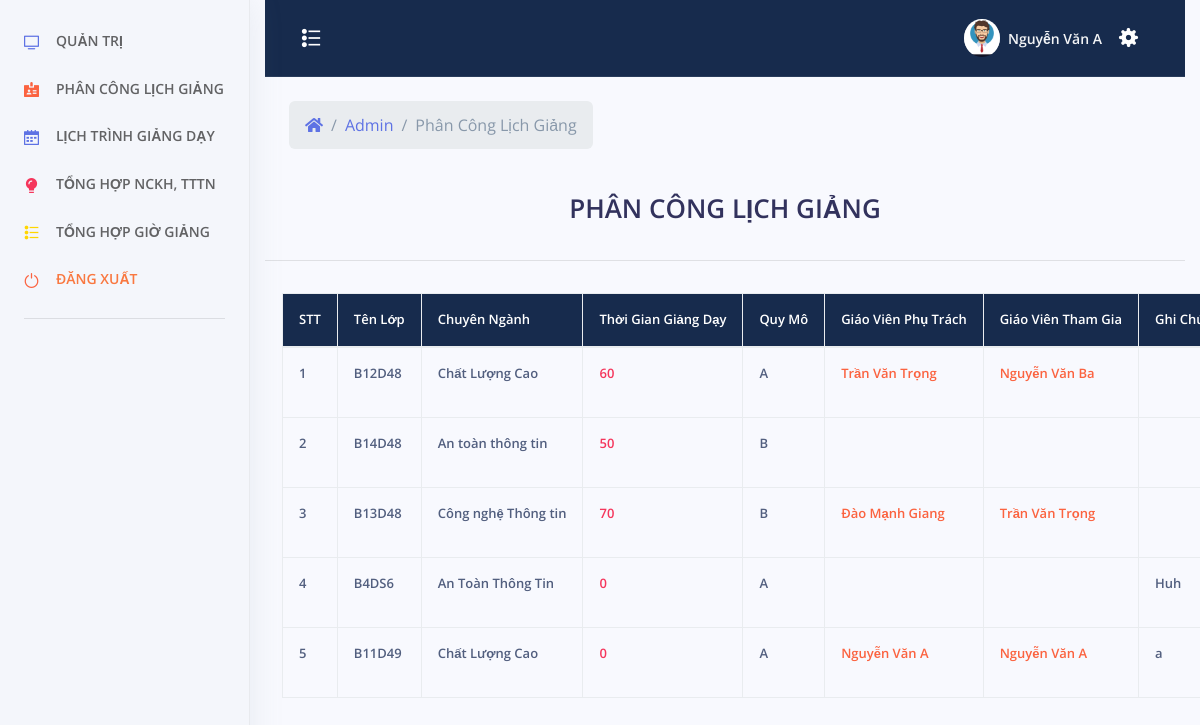
The page /admin/index.php?menu=phancong (signed in) on the database as committed earlier.
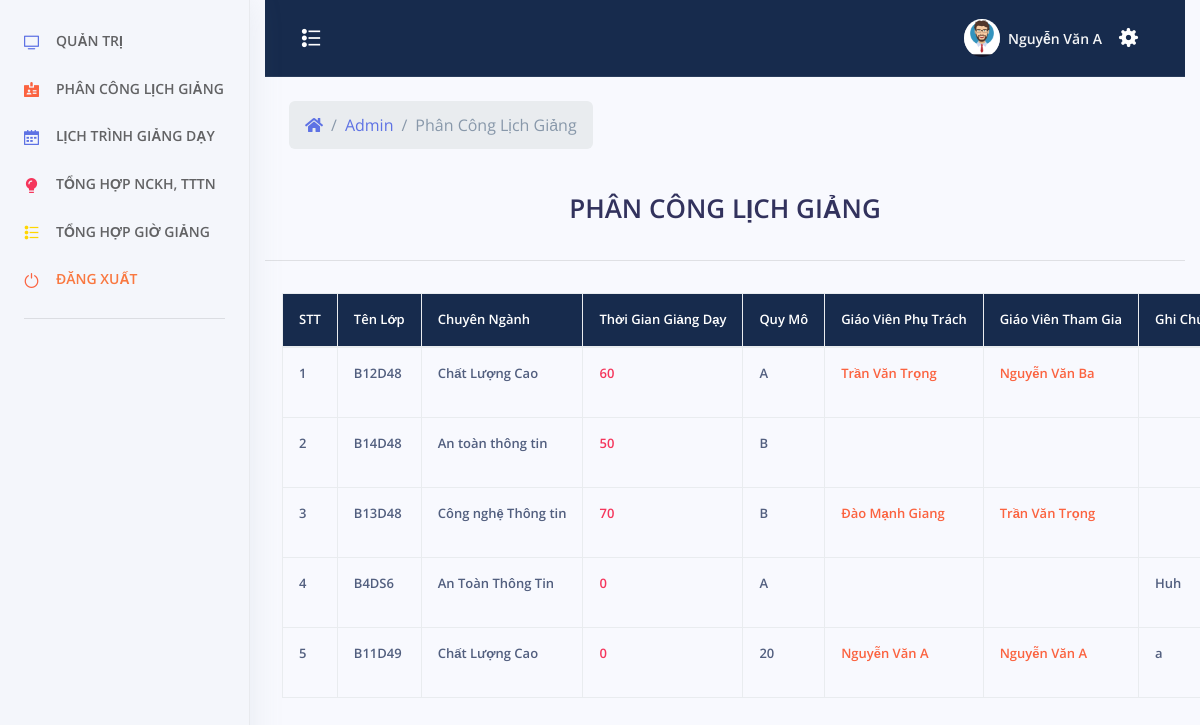
The same page on the database as committed later.
### tables this page shows
CREATE TABLE `lop_hoc` (
  `id_lop` int(11) NOT NULL,
  `ten_lop` varchar(50) NOT NULL,
  `chuyen_nganh` varchar(50) NOT NULL,
  `thoi_gian` int(11) NOT NULL,
  `thoi_khoa_bieu` longtext NOT NULL,
  `quy_mo` varchar(50) NOT NULL,
  `si_so` int(11) NOT NULL,
  `id_gvphutrach` int(11) NOT NULL,
  `id_gvthamgia` int(11) NOT NULL,
  `thoigian_gv_phutrach` int(11) NOT NULL,
  `thoigian_gv_thamgia` int(11) NOT NULL,
  `thoigian_chitiet_gvphutrach` int(11) NOT NULL,
  `thoigian_chitiet_gvthamgia` int(11) NOT NULL,
  `he` varchar(50) NOT NULL,
  `so_gio_ly_thuyet` int(11) NOT NULL,
  `so_gio_ly_thuyet_gvphutrach` int(11) NOT NULL,
  `so_gio_ly_thuyet_gvthamgia` int(11) NOT NULL,
  `xemina` int(11) NOT NULL,
  `xemina_gvphutrach` int(11) NOT NULL,
  `xemina_gvthamgia` int(11) NOT NULL,
  `thaoluan` int(11) NOT NULL,
  `thaoluan_gvphutrach` int(11) NOT NULL,
  `thaoluan_gvthamgia` int(11) NOT NULL,
  `hinh_thuc_thi` varchar(50) NOT NULL,
  `tong_gio_gvphutrach` int(11) NOT NULL,
  `tong_gio_gvthamgia` int(11) NOT NULL,
  `ghi-chu` varchar(500) NOT NULL
);

CREATE TABLE `tai_khoan` (
  `id_tai_khoan` int(11) NOT NULL,
  `ten_tai_khoan` varchar(30) NOT NULL,
  `mat_khau` varchar(100) NOT NULL,
  `nhom_tai_khoan` tinyint(2) NOT NULL,
  `ten_sinh_vien` varchar(100) NOT NULL,
  `sdt` varchar(20) NOT NULL,
  `ngay_sinh` varchar(50) NOT NULL,
  `ngay_tao` datetime NOT NULL
);

### admin/phancong.php (the view, shortened to what this page needs)
<?php
	include_once('../config/config.php');
	include_once('../header.php');
 ?>
<?php
		if($_SESSION["taikhoan"] == NULL){ ?>
			<script>
				window.location.href="../tai-khoan/dang-nhap.php";
			</script>
		<?php }else {?>
			<div class="row align-items-center py-4">
            <div class="col-lg-6 col-7">
              <nav aria-label="breadcrumb" class="d-none d-md-inline-block ml-md-4">
                <ol class="breadcrumb breadcrumb-links breadcrumb-dark">
                  <li class="breadcrumb-item"><a href="#"><i class="fas fa-home"></i></a></li>
                  <li class="breadcrumb-item"><a href="index.php">Admin</a></li>
                  <li class="breadcrumb-item active" aria-current="page">Phân Công Lịch Giảng</li>
                </ol>
              </nav>
            </div>
          </div>
		<?php
			$sql = "SELECT * FROM `lop_hoc`";
			$qr = mysqli_query($conn, $sql);
		 ?>
			<div class="caption">
			<h1 style="text-align: center">PHÂN CÔNG LỊCH GIẢNG</h1>
			</div>
			<hr>
			<div class="row">
				<table class="table table-bordered table-responsive">
					<tr class="chimuc">
						<th>STT</th>
						<th>Tên Lớp</th>
						<th>Chuyên Ngành</th>
						<th>Thời Gian Giảng Dạy</th>
						<th>Quy Mô</th>
						<th>Giáo Viên Phụ Trách</th>
                        <th>Giáo Viên Tham Gia</th>
                        <th>Ghi Chú</th>
					</tr>
					<tbody>
					<?php $stt = 1; ?>
					<?php while($row = mysqli_fetch_assoc($qr)){ ?>
						<tr>
							<td><?php echo $stt;?></td>
							<td>
							<?php echo $row["ten_lop"]; ?>
							</td>
							<td><?php echo $row["chuyen_nganh"]?></td>
							<td style="color: #f5365c;"><?php echo $row["thoi_gian"]?></td>
							<td><?php echo $row["quy_mo"]?></td>
							<td style="color: #fb6340;">
                            <?php $idgv1 = $row["id_gvphutrach"];
                            $sqlgv1 = "SELECT `ten_sinh_vien` FROM `tai_khoan` WHERE `id_tai_khoan` = '$idgv1'";
                            $qrgv1 = mysqli_query($conn, $sqlgv1);
                            $rowgv1 = mysqli_fetch_assoc($qrgv1);
                            echo $rowgv1["ten_sinh_vien"];
                            ?>
                            </td>
                            <td style="color: #fb6340;"><?php
                            $idgv2 = $row["id_gvthamgia"];
                            $sqlgv2 = "SELECT `ten_sinh_vien` FROM `tai_khoan` WHERE `id_tai_khoan` = '$idgv2'";
                            $qrgv2 = mysqli_query($conn, $sqlgv2);
                            $rowgv2 = mysqli_fetch_assoc($qrgv2);
                            echo $rowgv2["ten_sinh_vien"];
                            ?></td>
							<td><?php echo $row["ghi-chu"]?></td>
						</tr>
						<?php $stt = $stt + 1; ?>
						<?php } ?>
					</tbody>
				</table>
<br>
			</div>
    <?php } ?>
</div>
 <?php
	include_once('../footer.php');
 ?>

Rows that differ between the two databases and show on the page:
changed lop_hoc "Nguyễn Văn A": quy_mo "A" → "20"
